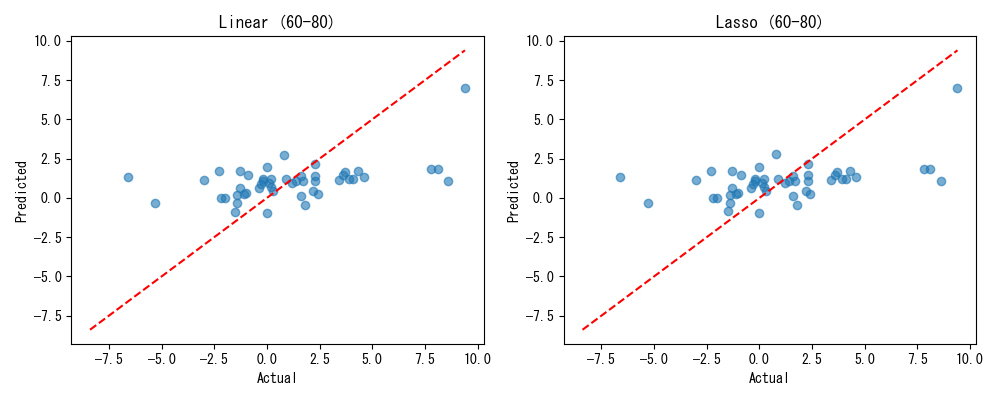

This chart was generated by the following Python code:
# =====================================
# 0. Libraries
# =====================================
import pandas as pd
import numpy as np
import matplotlib.pyplot as plt
import math

from sklearn.model_selection import train_test_split
from sklearn.linear_model import LinearRegression, Lasso
from sklearn.metrics import mean_squared_error, r2_score

plt.rcParams["font.family"] = "MS Gothic"

# =====================================
# 0.1 Metrics
# =====================================
def mean_absolute_percentage_error(y_true, y_pred, eps=1e-6):
    y_true = np.array(y_true)
    y_pred = np.array(y_pred)
    return np.mean(np.abs((y_true - y_pred) / (np.abs(y_true) + eps)))

def mean_relative_error(y_true, y_pred, eps=1e-6):
    y_true = np.array(y_true)
    y_pred = np.array(y_pred)
    return np.mean((y_true - y_pred) / (y_true + eps))

# =====================================
# 1. Load Data
# =====================================
df = pd.read_csv("alllist-past2.csv")

# =====================================
# 2. Feature Engineering
# =====================================
# ---- 202208 ----
df["100-202208知名度"] = 100 - df["202208知名度"]
df["log(100-202208知名度)"] = np.log10(df["100-202208知名度"] + 1)
df["log(100-202208知名度)^2"] = df["log(100-202208知名度)"] ** 2
df["log(100-202208知名度)*weightedPV1"] = (
    df["log(100-202208知名度)"] * df["weightedPV1"]
)
df["(100-202208知名度)*weightedPV1"] = (
    df["100-202208知名度"] * df["weightedPV1"]
)
df["(100-202208知名度)*allPV"] = (
    df["100-202208知名度"] * df["allPV"]
)

# ---- 201902 ----
df["100-201902知名度"] = 100 - df["201902知名度"]
df["log(100-201902知名度)"] = np.log10(df["100-201902知名度"] + 1)
df["log(100-201902知名度)^2"] = df["log(100-201902知名度)"] ** 2
df["log(100-201902知名度)*weightedPV1_past"] = (
    df["log(100-201902知名度)"] * df["weightedPV1_past"]
)
df["(100-201902知名度)*weightedPV1_past"] = (
    df["100-201902知名度"] * df["weightedPV1_past"]
)

# ---- 正則化スケーリング項 ----
df["100-201902知名度::"] = (
    df["100-201902知名度"]
    * np.log10(df["201902知名度"] + 1)
    / (201 - df["201902知名度"])
)

df["log(100-201902知名度)*weightedPV1_past::"] = (
    df["log(100-201902知名度)*weightedPV1_past"]
    * np.log10(df["201902知名度"] + 1)
    / (201 - df["201902知名度"])
)

df["(100-201902知名度)*weightedPV1_past::"] = (
    df["(100-201902知名度)*weightedPV1_past"]
    * np.log10(df["201902知名度"] + 1)
    / (201 - df["201902知名度"])
)

# =====================================
# 3. Features / Target
# =====================================
ex = [
    "100-201902知名度::",
    "log(100-201902知名度)*weightedPV1_past::",
    "(100-201902知名度)*weightedPV1_past::",
]

y_col = "aware_diff_past"

# =====================================
# 4. 201902知名度レンジ別学習
# =====================================
bins = [(0, 20), (20, 40), (40, 60), (60, 80), (80, 100)]
results = []

for low, high in bins:
    print("\n" + "=" * 60)
    print(f"201902知名度レンジ: {low}–{high}")
    print("=" * 60)

    df_bin = df[
        (df["201902知名度"] >= low) &
        (df["201902知名度"] < high)
    ]

    n = len(df_bin)
    print("データ数:", n)

    if n < 20:
        print("データ不足のためスキップ")
        continue

    X = df_bin[ex].copy()
    y = df_bin[y_col]

    X_train, X_test, y_train, y_test = train_test_split(
        X, y, test_size=0.2, random_state=42
    )

    # ---------- Linear ----------
    lin = LinearRegression()
    lin.fit(X_train, y_train)
    y_pred = lin.predict(X_test)

    lin_r2   = r2_score(y_test, y_pred)
    lin_rmse = np.sqrt(mean_squared_error(y_test, y_pred))
    lin_mape = mean_absolute_percentage_error(y_test, y_pred)
    lin_mre  = mean_relative_error(y_test, y_pred)

    print("\n[Linear Regression]")
    print("R2   :", lin_r2)
    print("RMSE :", lin_rmse)
    print("MAPE :", lin_mape)
    print("MRE  :", lin_mre)
    print("Coef :", lin.coef_)
    print("Intercept:", lin.intercept_)

    # ---------- Lasso ----------
    lasso = Lasso(alpha=0.01, max_iter=10000)
    lasso.fit(X_train, y_train)
    y_lasso = lasso.predict(X_test)

    lasso_r2   = r2_score(y_test, y_lasso)
    lasso_rmse = np.sqrt(mean_squared_error(y_test, y_lasso))
    lasso_mape = mean_absolute_percentage_error(y_test, y_lasso)
    lasso_mre  = mean_relative_error(y_test, y_lasso)

    coef_lasso = pd.Series(lasso.coef_, index=X.columns)

    print("\n[Lasso Regression]")
    print("R2   :", lasso_r2)
    print("RMSE :", lasso_rmse)
    print("MAPE :", lasso_mape)
    print("MRE  :", lasso_mre)
    print("Intercept:", lasso.intercept_)
    print("Non-zero Coef:")
    print(coef_lasso[coef_lasso != 0])

    # ---------- 保存 ----------
    results.append({
        "range": f"{low}-{high}",
        "n": n,
        "lin_r2": lin_r2,
        "lin_rmse": lin_rmse,
        "lin_mape": lin_mape,
        "lin_mre": lin_mre,
        "lasso_r2": lasso_r2,
        "lasso_rmse": lasso_rmse,
        "lasso_mape": lasso_mape,
        "lasso_mre": lasso_mre,
    })

    # ---------- Plot ----------
    plt.figure(figsize=(10, 4))

    plt.subplot(1, 2, 1)
    plt.scatter(y_test, y_pred, alpha=0.6)
    plt.plot([y.min(), y.max()], [y.min(), y.max()], "r--")
    plt.title(f"Linear ({low}-{high})")
    plt.xlabel("Actual")
    plt.ylabel("Predicted")

    plt.subplot(1, 2, 2)
    plt.scatter(y_test, y_lasso, alpha=0.6)
    plt.plot([y.min(), y.max()], [y.min(), y.max()], "r--")
    plt.title(f"Lasso ({low}-{high})")
    plt.xlabel("Actual")
    plt.ylabel("Predicted")

    plt.tight_layout()
    plt.show()

# =====================================
# 5. Summary
# =====================================
summary = pd.DataFrame(results)
print("\n========== SUMMARY ==========")
print(summary)
